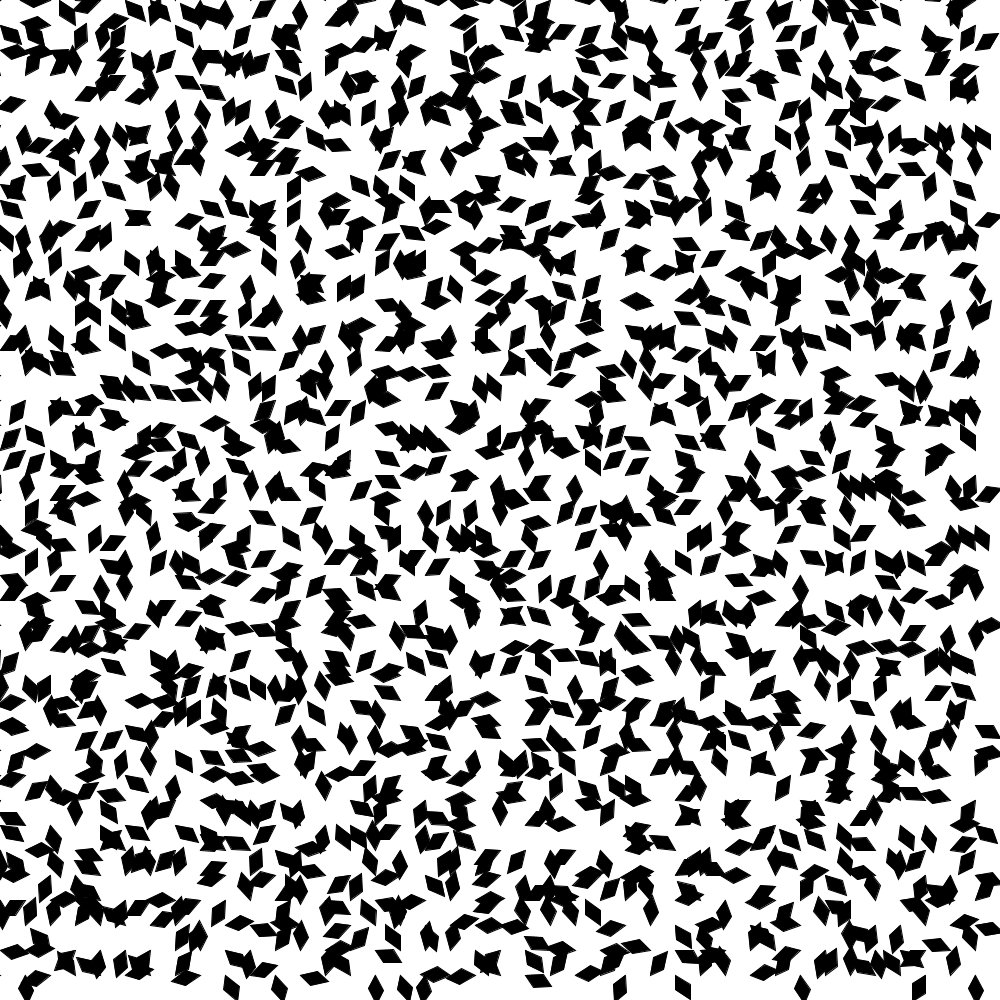
Frame 1 (no input)
Frame 60 (the mouse pressed at the canvas centre just before this capture): identical to frame 1, image omitted
Frame 120 (the mouse held since frame 60 and released just before this capture): identical to frame 1, image omitted

The Processing sketch that drew this single still picture (run headless with seeded random() and noise(); from frame 60 on, the mouse is pressed at the canvas centre):

// Processing sketch: Rectangles
// ── Rectangles.pde
float unit = 25;

void setup() {
 size(1000, 1000);
 background(255);
  for (int i = 0; i <  width / unit; i ++) {
    for (int j = 0; j < height / unit; j++) {
       Rect shape = new Rect(i * unit, j * unit, 10, 10);
       //shape.display();
    }
  }
}

void draw() {
  
}
// ── Rect.pde

class Rect {
 
  float x, y;
  float rWidth = 15;
  float rHeight = 15;
  float xMod, yMod;
  float rotation, speed;
  
 Rect(float x, float y, float xMod, float yMod) {
  this.x = x;
  this.y = y;
  this.xMod = xMod;
  this.yMod = yMod;
  this.rotation = random(0, 360);
  this.speed = random(0, 360);
  this.change();
 }
 
 void display() {
  int x = 0;
  int y = 0;
  fill(0);
  quad(x, y,
       x + rWidth, y + yMod,
       x + rWidth, y + rHeight + yMod,
       x, y + rHeight); 
 }
 
 void change() {
   pushMatrix();
   translate(this.x, this.y);
   rotate(radians(this.rotation));
   this.display();
   popMatrix();
 }
}
